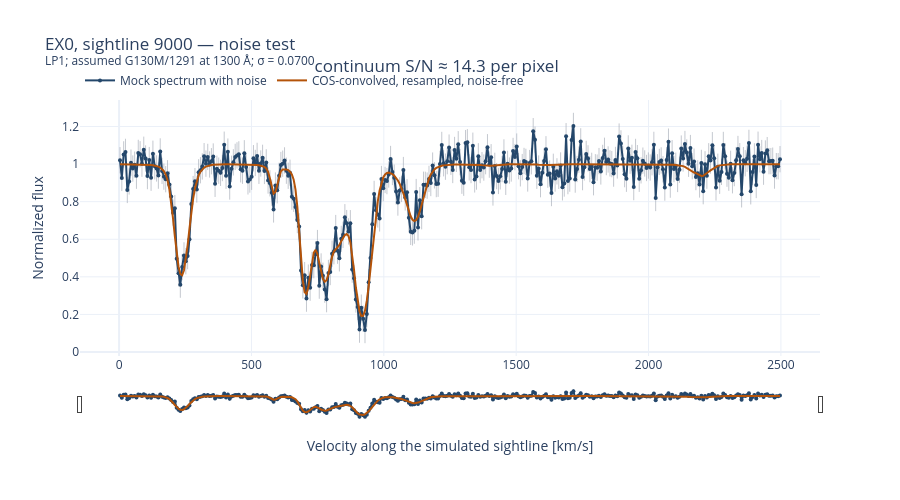

Notebook cell for this chart:
### Code cell
NOISE_SEED = 42

# Estimate the sampling of the spectrum using the adjacent valid pixels.
obs_wave = spectrum.wavelength
usable = forest & spectrum.valid
adjacent = usable[1:] & usable[:-1]
adjacent &= np.diff(obs_wave) < 3.0 * typical_spacing # = np.median(np.diff(spectrum.wavelength[forest]))

observed_dv = C_KMS * np.log(obs_wave[1:][adjacent] / obs_wave[:-1][adjacent])
dv_target = float(np.median(observed_dv))
sigma_pilot = float(np.median(spectrum.error[usable]))

# Preserve the full simulation length of 2500 km/s when choosing the output size. This is a convenient choice for later analysis, but it is not strictly necessary.
length_kms = flux_cos.size * dv_mock
n_pilot = int(np.rint(length_kms / dv_target))

flux_pilot_clean, dv_pilot = instrument.resample_flux(flux_cos, dv_in=dv_mock, n_pixels_out=n_pilot)

# Coordinates at the center of each resampled bin.
velocity_pilot = (np.arange(n_pilot) + 0.5) * dv_pilot

np.testing.assert_allclose(flux_pilot_clean.mean(), flux_cos.mean(), rtol=0.0, atol=1e-12)

# Add Gaussian noise to the flux after convolution and resampling. The noise is independent of the flux value, which is a reasonable approximation for the COS data.
rng = np.random.default_rng(NOISE_SEED)
flux_pilot_noisy = flux_pilot_clean + rng.normal(loc=0.0, scale=sigma_pilot, size=flux_pilot_clean.shape)

noise_fig = go.Figure()

noise_fig.add_trace(
    go.Scatter(
        x=velocity_pilot,
        y=flux_pilot_noisy,
        mode="lines+markers",
        name="Mock spectrum with noise",
        marker=dict(color="#24476B", size=4),
        error_y=dict(
            type="constant",
            value=sigma_pilot,
            color="#9CA3AF",
            thickness=0.6,
            width=0,
        ),
    )
)

noise_fig.add_trace(
    go.Scatter(
        x=velocity_pilot,
        y=flux_pilot_clean,
        mode="lines",
        name="COS-convolved, resampled, noise-free",
        line=dict(color="#B45309", width=2),
    )
)

noise_fig.update_layout(
    title=(
        f"{MOCK_MODEL}, sightline {MOCK_LOS} — noise test"
        f"<br><sup>LP1; assumed G130M/1291 at {lsf_wave:.0f} Å; σ = {sigma_pilot:.4f}</sup>"
        f"continuum S/N ≈ {1.0 / sigma_pilot:.1f} per pixel</sup>"
    ),
    xaxis_title="Velocity along the simulated sightline [km/s]",
    yaxis_title="Normalized flux",
    template="plotly_white",
    height=500,
    hovermode="x unified",
    legend=dict(orientation="h", y=1.02),
    xaxis=dict(rangeslider=dict(visible=True, thickness=0.1)),
)

noise_fig.show(config={"scrollZoom": True})

print(f"Pixels: {flux_cos.size} → {n_pilot} (resampled)")
print(f"Output pixel spacing: {dv_pilot:.6f} km/s")
print(f"Noise level: {sigma_pilot:.4f}")
print(f"Continuum S/N: {1.0 / sigma_pilot:.2f} per pixel (approximate)")

### Figure 1 — Plotly figure (JSON) as saved in the notebook; plotly's stock layout.template omitted (floating-point values rounded to 4 significant figures; data arrays with more than 128 entries replaced by an {"elided": "..."} marker saying what was removed)
{"data": [{"error_y": {"color": "#9CA3AF", "thickness": 0.6, "type": "constant", "value": 0.07, "width": 0}, "marker": {"color": "#24476B", "size": 4}, "mode": "lines+markers", "name": "Mock spectrum with noise", "type": "scatter", "x": {"elided": "362 float values"}, "y": {"elided": "362 float values"}}, {"line": {"color": "#B45309", "width": 2}, "mode": "lines", "name": "COS-convolved, resampled, noise-free", "type": "scatter", "x": {"elided": "362 float values"}, "y": {"elided": "362 float values"}}], "layout": {"height": 500, "hovermode": "x unified", "legend": {"orientation": "h", "y": 1.02}, "title": {"text": "EX0, sightline 9000 — noise test<br><sup>LP1; assumed G130M/1291 at 1300 Å; σ = 0.0700</sup>continuum S/N ≈ 14.3 per pixel</sup>"}, "xaxis": {"rangeslider": {"thickness": 0.1, "visible": true}, "title": {"text": "Velocity along the simulated sightline [km/s]"}}, "yaxis": {"title": {"text": "Normalized flux"}}}}
